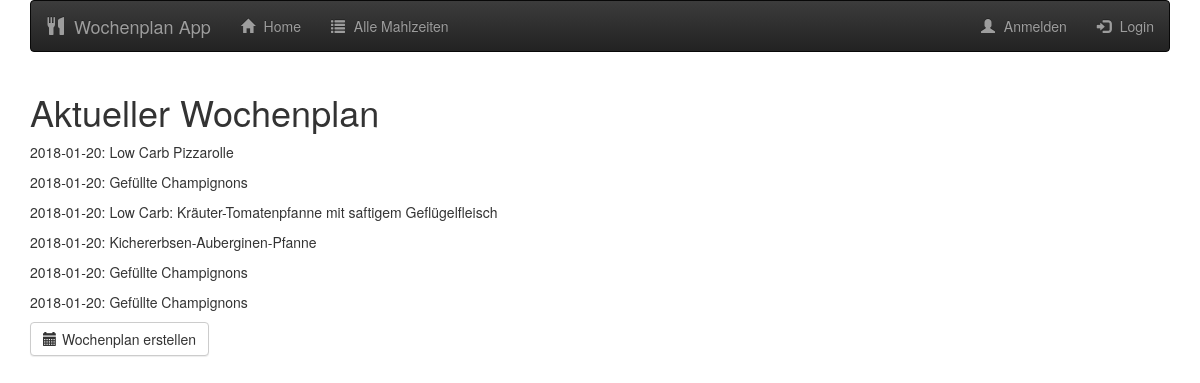
Page /home on the earlier database version.
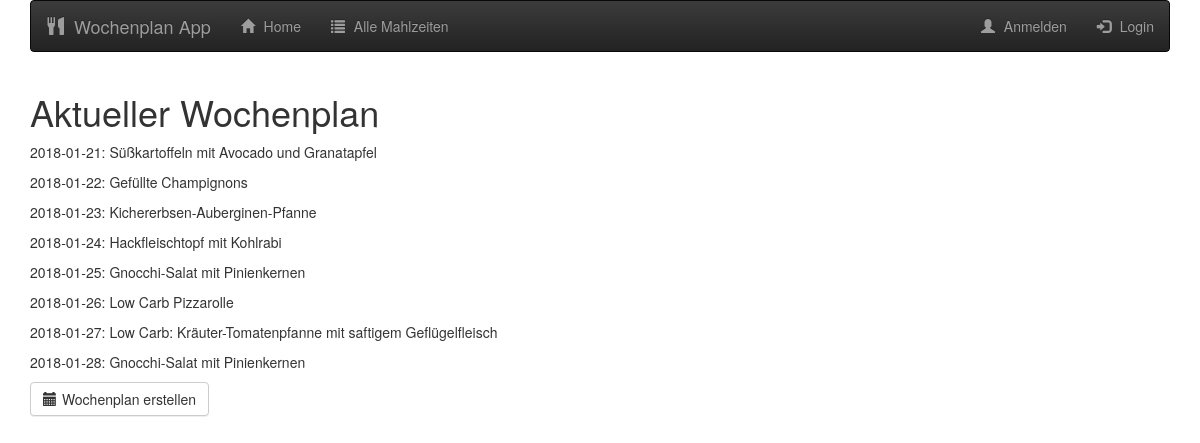
Same page on the later database version.
### database_setup.py (models this page shows)
class Weekmeals(Base):
    __tablename__ = 'weekmeals'
    __table_args__ = {'extend_existing': True}
    id = Column(Integer, primary_key=True)
    name = Column(String(250), nullable=False)
    meal_date = Column(Date)
    receipt = Column(String)
    veggie = Column(Boolean)
    portions = Column(Integer)

### weekplan_server.py (the view)
@app.route('/', methods=['GET', 'POST'])
@app.route('/home')
def weekplan():
    week_meals = session.query(Weekmeals).all()
    return render_template('week_plan.html', week_meals=week_meals)

### templates/week_plan.html
{% extends "main.html" %}
{% block content %}
{% include "header.html" %}
<div class="container">
      <h1>Aktueller Wochenplan</h1>
  {% for menu in week_meals %}
      <p>{{menu.meal_date}}:  {{menu.name}}</p>
  {% endfor %}
    <form action="{{url_for('choose_date')}}">
        <button type="submit" class="btn btn-default" value="create_plan">
          <span class="glyphicon glyphicon-calendar" aria-hidden="true"></span>Wochenplan erstellen
        </button>
    </form>
</div>
{% endblock %}

### templates/main.html (shortened to what this page needs)
<!DOCTYPE html>
<html lang="de">
<head>
	<link rel="stylesheet" href="https://maxcdn.bootstrapcdn.com/bootstrap/3.3.7/css/bootstrap.min.css">
	<link rel="stylesheet" href="https://maxcdn.bootstrapcdn.com/bootstrap/3.3.7/css/bootstrap-theme.min.css">
	<link rel=stylesheet type=text/css href="{{ url_for('static', filename='styles.css') }}">
	<link rel="stylesheet" href="https://cdnjs.cloudflare.com/ajax/libs/bootstrap-datepicker/1.6.4/css/bootstrap-datepicker3.css" />
	<link rel="stylesheet" href="https://netdna.bootstrapcdn.com/bootstrap/3.0.3/css/bootstrap.min.css" />
</head>
<body>
		{% block content %} {% endblock %}
</body>
</html>

### templates/header.html (shortened to what this page needs)
<div class="container">
  <nav class="navbar navbar-inverse">
    <div class="navbar-header">
      <a class="navbar-brand" href="#"><span class="glyphicon glyphicon-cutlery" aria-hidden="true"></span> Wochenplan App</a>
    </div>
    <div class="collapse navbar-collapse" id="myNavbar">
      <ul class="nav navbar-nav">
        <li {% if request.path=="/" %} class="active" {% endif %}><a href="{{url_for('weekplan')}}">
          <span class="glyphicon glyphicon-home"></span> Home</a>
        </li>
        <li {% if request.path=="/available_menues" %} class="active" {% endif %}>
          <a href="{{url_for('available_menues')}}">
            <span class="glyphicon glyphicon-list" aria-hidden="true">
            </span> Alle Mahlzeiten</a>
        </li>
      </ul>
      <ul class="nav navbar-nav navbar-right">
        <li><a href="#"><span class="glyphicon glyphicon-user"></span> Anmelden</a></li>
        <li><a href="{{url_for('showLogin')}}"><span class="glyphicon glyphicon-log-in"></span> Login</a></li>
      </ul>
    </div>
  </nav>
</div>

### static/styles.css (style rules this page uses)
h1 { font-family: "Helvetica Neue Light", Roboto, Helvetica, Arial, sans-serif; font-size: 50px; color: #51453B; line-height: 60px; font-weight: 300; }
a { font-size: 14px; color: #0093B9; line-height: 17px; }
.btn { padding: 10px; margin: 0; border-color: #9FB80A; border-width: 2px; color: #9FB80A;; }
.glyphicon { margin-right: 5px; }

Differences in the rows shown:
removed Weekmeals: meal_date "2018-01-20", name "Low Carb Pizzarolle"
removed Weekmeals: meal_date "2018-01-20", name "Low Carb: Kräuter-Tomatenpfanne mit saftigem Geflügelfleisch"
removed Weekmeals: meal_date "2018-01-20", name "Kichererbsen-Auberginen-Pfanne"
removed Weekmeals: meal_date "2018-01-20", name "Gefüllte Champignons"
removed Weekmeals: meal_date "2018-01-20", name "Gefüllte Champignons"
added Weekmeals: meal_date "2018-01-21", name "Süßkartoffeln mit Avocado und Granatapfel"
changed Weekmeals "Gefüllte Champignons": meal_date "2018-01-20" → "2018-01-22"
added Weekmeals: meal_date "2018-01-23", name "Kichererbsen-Auberginen-Pfanne"
added Weekmeals: meal_date "2018-01-24", name "Hackfleischtopf mit Kohlrabi"
added Weekmeals: meal_date "2018-01-25", name "Gnocchi-Salat mit Pinienkernen"
added Weekmeals: meal_date "2018-01-26", name "Low Carb Pizzarolle"
added Weekmeals: meal_date "2018-01-27", name "Low Carb: Kräuter-Tomatenpfanne mit saftigem Geflügelfleisch"
added Weekmeals: meal_date "2018-01-28", name "Gnocchi-Salat mit Pinienkernen"
